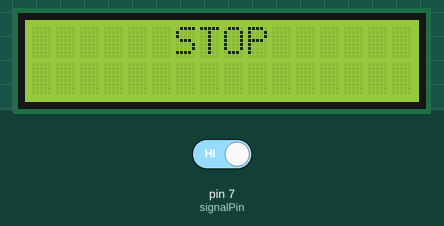
Recording of a sketch running on a simulated Arduino Uno, built with avr-gcc and run on an emulated ATmega328P. Shown: 16×2 character LCD. The test bench sets the inputs (shaded band); at power-on: pin 7 (signalPin) HIGH.

Above: at 2.7 s.
2.8 s: pin 7 (signalPin) driven LOW
At 4.0 s:
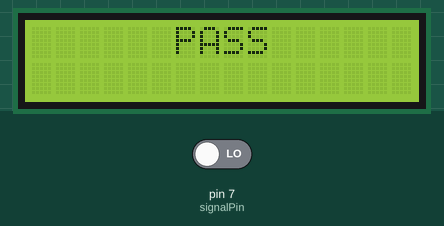
4.3 s: pin 7 (signalPin) driven HIGH
At 5.1 s:
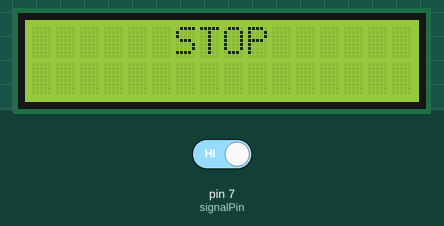
Timing chart, 0 to 7.3 s (numbered marks = the images above; inputs shaded):
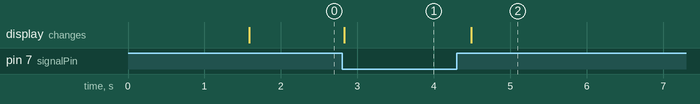

Measured:
- after the input at 2.8 s, the display: changes at once (image 1)
- after the input at 4.3 s, the display: changes after 0.19 s (image 2)

The sketch:

metalgate_lcd.ino
```cpp
#include <Wire.h>
#include <LiquidCrystal_I2C.h>

// Adjust LCD address if needed (0x27 or 0x3F are common)
LiquidCrystal_I2C lcd(0x27, 16, 2);

const int signalPin = 7;  // Input signal pin

void setup() {
  pinMode(signalPin, INPUT);

  lcd.init();        // Initialize LCD
  lcd.backlight();   // Turn on backlight
  lcd.setCursor(0, 0);
  lcd.print("System Ready");
  delay(1500);
  lcd.clear();
}

void loop() {
  int signalState = digitalRead(signalPin);

  lcd.clear();  // Clear screen before writing new text
  lcd.setCursor(6, 0);  // Column 6, Row 0 → centers 4-letter word

  if (signalState == LOW) {
    lcd.print("PASS");
  } else {
    lcd.print("STOP");
  }

  delay(200);
}
```
